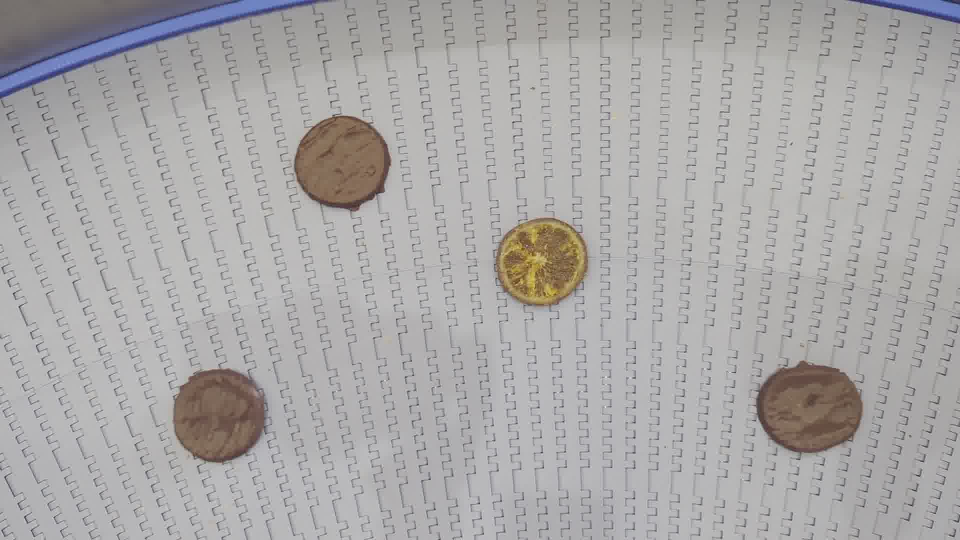
#> input picture frame_0027.jpg, 1920 x 1080 px (shown at 1/2 size); its folder holds only this picture in this run
$ python -i preprocess_cv2_gui.py   (imports and definitions only)
#> lines starting #> are read from the running program, lines starting #| are printed output that depends on the picture
import cv2
import numpy as np
from tkinter import *
from tkinter import simpledialog, filedialog
from PIL import Image, ImageTk
from ttkthemes import ThemedTk
from tkinter import ttk
# from custom_integer_dialog import CustomIntegerDialog

# Filter functions
# [47 lines left out: functions apply_invert, apply_dilate, apply_erode, apply_grayscale, apply_threshold, apply_threshold_band and 2 more, not called in this run]

def apply_canny(img, threshold1, threshold2):
    """Applies the Canny edge detector to an image."""
    return cv2.Canny(img, threshold1, threshold2)

def apply_normalize(img, alpha, beta):
    """Normalizes the brightness and contrast of an image."""
    return cv2.normalize(img, None, alpha=alpha, beta=beta, norm_type=cv2.NORM_MINMAX)

# [60 lines left out: function show_configuration, not called in this run]

def apply_filters():
    """Applies selected filters in order to the original image and displays the result."""
    if img_original is None:
        return
    processed_img = img_original.copy()
    for i, combo in enumerate(combos_filter):
        filter_name = combo.get()
        configuration = configurations[i]
        if filter_name == "Grayscale":
            processed_img = apply_grayscale(processed_img)
        elif filter_name == "Threshold":
            processed_img = apply_threshold(processed_img, configuration.get('threshold', 127))
        elif filter_name == "Dilate":
            kernel_size = configuration.get('kernel_size', 3)
            iterations = configuration.get('iterations', 1)
            processed_img = apply_dilate(processed_img, kernel_size, iterations)
        elif filter_name == "Erode":
            kernel_size = configuration.get('kernel_size', 3)
            iterations = configuration.get('iterations', 1)
            processed_img = apply_erode(processed_img, kernel_size, iterations)
        elif filter_name == "Threshold Band":
            lower_threshold = configuration.get('lower_threshold', 50)
            upper_threshold = configuration.get('upper_threshold', 150)
            invert = configuration.get('invert', 0)
            processed_img = apply_threshold_band(processed_img, lower_threshold, upper_threshold, invert)
        elif filter_name == "Smooth":
            kernel_size = configuration.get('kernel_size', 5)
            iterations = configuration.get('iterations', 1)
            processed_img = apply_smooth(processed_img, kernel_size, iterations)
        elif filter_name == "Sharpen":
            kernel = configuration.get('kernel', np.array([[0, -1, 0], [-1, 5, -1], [0, -1, 0]]))
            processed_img = apply_sharpen(processed_img, kernel)
        elif filter_name == "Canny":
            threshold1 = configuration.get('threshold1', 100)
            threshold2 = configuration.get('threshold2', 200)
            processed_img = apply_canny(processed_img, threshold1, threshold2)
        elif filter_name == "Normalize":
            alpha = configuration.get('alpha', 0)
            beta = configuration.get('beta', 255)
            processed_img = apply_normalize(processed_img, alpha, beta)
        elif filter_name == "Invert":
            processed_img = apply_invert(processed_img)

    display_image(processed_img)


# Function to load and display the original image
def load_image():
    """Loads an image from disk and applies selected filters."""
    global img_original
    file_path = filedialog.askopenfilename()
#> the answer given: frame_0027.jpg
    if not file_path:
        return
    img_original = cv2.imread(file_path)
#> img_original is the input picture: shape (1080, 1920, 3); mean B, G, R 168.5, 168.7, 170.4
    apply_filters()

# Function to display the image in the GUI
def display_image(img):
    """Displays an image in the GUI."""
    height, width = img.shape[:2]
#> height = 1080; width = 1920
    while width>1080 or height > 768:
        img = cv2.resize(img,(width//2,height//2))
        height, width = img.shape[:2]
#> this loop made 1 pass
#> pass 1, in display_image, `img = cv2.resize(img,(width//2,height//2))`:
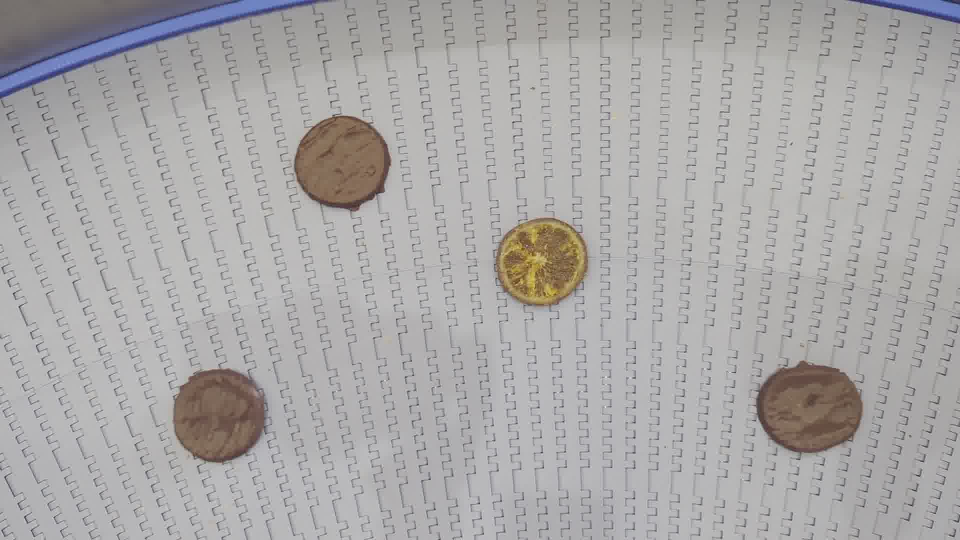
#> img: shape (540, 960, 3); mean of channels 0, 1, 2 168.6, 168.7, 170.5; drawn as B, G, R
    img = Image.fromarray(cv2.cvtColor(img, cv2.COLOR_BGR2RGB))
#> img: PIL image 960x540 RGB
    img_tk = ImageTk.PhotoImage(image=img)
#> (the run stopped early here; a loop or call above may not have finished)
